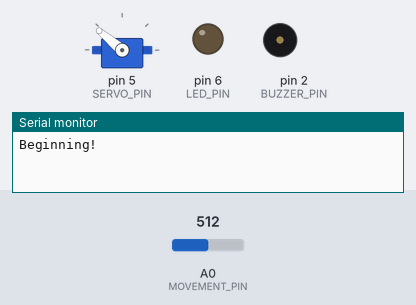
The program below on a simulated Arduino Nano, built with avr-gcc and run on an emulated ATmega328P. Parts: servo, output pins drawn as LEDs (lit = HIGH), buzzer (waves = sounding, pin HIGH), the last lines printed to the serial monitor. Inputs (shaded band) come from the test bench; at power-on: A0 (MOVEMENT_PIN) = 512. Random numbers use the default seed unless the program sets one.

Above: at 1.2 s.
1.3 s: A0 (MOVEMENT_PIN) set to 170
At 1.55 s:
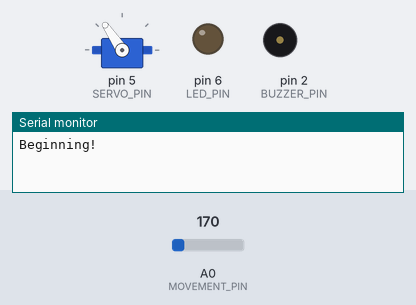
4.3 s: A0 (MOVEMENT_PIN) set to 192
At 5.47 s:
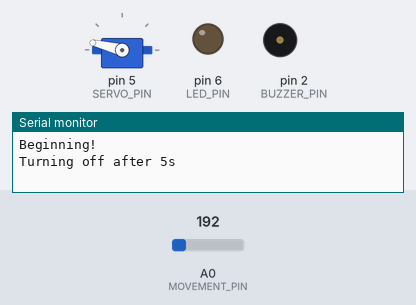
7.3 s: A0 (MOVEMENT_PIN) set to 212
At 8.48 s:
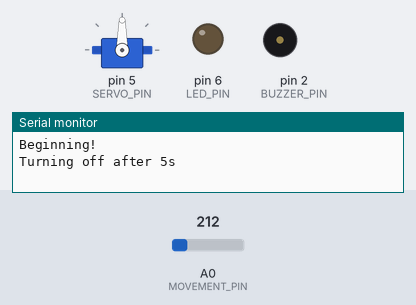
Timing chart, 0 to 16.3 s (numbered marks = the images above; inputs shaded):
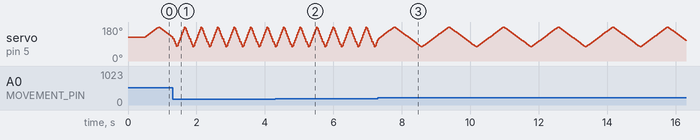

Measured:
- the behaviour switches between 199 and 200 on A0 (MOVEMENT_PIN) (found by bisection; images 2 and 3)

The program:

main.cpp
```cpp
#include <Arduino.h>

#include <Servo.h>

#define MOVEMENT_PIN A0
#define SERVO_PIN 5
#define LED_PIN 6
#define BUZZER_PIN 2

#define MIN_SERVO_ANGLE 75
#define MAX_SERVO_ANGLE 180
#define START_SERVO_ANGLE ((MAX_SERVO_ANGLE + MIN_SERVO_ANGLE) / 2)

#define AUTO_ON_AFTER_WAIT true

class MovementBuzzer {
public:
  void Trigger(long currentTime) {
    // Don't trigger too often.
    if (currentTime - buzzerOnTime < 500) {
      return;
    }

    buzzerOnTime = currentTime;
    buzzerOn = true;
  }
  void Tick(long currentTime) {
    if (!buzzerOn) {
      digitalWrite(BUZZER_PIN, LOW);

      return;
    }

    digitalWrite(BUZZER_PIN, HIGH);

    if (currentTime - buzzerOnTime > 50) {
      buzzerOn = false;
    }
  }

private:
  long buzzerOnTime;
  bool buzzerOn = false;
};

class Movement {
public:
  bool IsDown(long currentTime) {
    const auto isDown = analogRead(MOVEMENT_PIN) < 200;
    if (isDown) {
      lastDown = currentTime;
    }

    return isDown;
  }

  long lastDown = 0;
};

Movement movement;

class Motor {
public:
  void Init() {
    servo.attach(SERVO_PIN);
    servo.write(START_SERVO_ANGLE);
  }

  void Tick(long currentTime) {

    SetState(currentTime);

    if (currentTime - timeOutStart < 500) {
      return;
    }

    isTimedOut = false;

    if (!IsOn()) {
      return;
    }

    static long lastMove = 0;
    if (currentTime - lastMove < 15) {
      return;
    }

    lastMove = currentTime;

    if (goingUp) {
      angle += angleIncrement;
    } else {
      angle -= angleIncrement;
    }

    if (angle > MAX_SERVO_ANGLE) {
      angle = MAX_SERVO_ANGLE;
      goingUp = false;
    } else if (angle < MIN_SERVO_ANGLE) {
      angle = MIN_SERVO_ANGLE;
      goingUp = true;
    }

    servo.write(angle);
  }

  void TurnOn(long currentTime) {
    shouldMove = true;
    turnOnTime = currentTime;
    onDuration = random(25000, 30000);
  }

  void TurnOff(long currentTime) {
    shouldMove = false;
    turnOffTime = currentTime;
  }

  bool IsOn() const { return shouldMove; }

  void Timeout(long currentTime) {
    isTimedOut = true;
    timeOutStart = currentTime;
  }

  long turnOnTime = 0;

  bool isTimedOut = false;

private:
  void SetState(long currentTime) {
    const auto isDown = movement.IsDown(currentTime);

    if (!IsOn() && isDown) {
      TurnOn(currentTime);
      return;
    }

    if (IsOn() && isDown) {
      //    Timeout(currentTime);
      angleIncrement = 7;
    }

    if (IsOn() && !isDown) {
      angleIncrement = 2;
    }

    // Go to standby after 30s.
    if (currentTime - movement.lastDown > 300000) {
      TurnOff(currentTime);
      return;
    }

    // Turn off after certain time.
    if (IsOn() && (currentTime - turnOnTime > onDuration)) {
      Serial.println("Turning off after " + String(onDuration / 1000) + "s");
      TurnOff(currentTime);
      return;
    }

    // Turn on again after a while.
    if (AUTO_ON_AFTER_WAIT && !IsOn() && (currentTime - turnOffTime > 20000)) {
      Serial.println("Turning on again after 20s");
      TurnOn(currentTime);
    }
  }

  long onDuration = 5000;

  long turnOffTime = 0;
  bool shouldMove = true;

  bool goingUp = true;
  int angle = START_SERVO_ANGLE;

  long timeOutStart = 0;

  int angleIncrement = 1;

  Servo servo;
};

Motor motor;
MovementBuzzer buzzer;

// void HandleMotor(long currentTime) {
//   const bool movementDetected = analogRead(MOVEMENT_PIN) > 500;

//   if (movementDetected) {
//     buzzer.Trigger(currentTime);
//   }

//   if (!motor.isTimedOut && motor.IsOn() &&
//       currentTime - motor.turnOnTime > 1000) {
//     if (movementDetected) {
//       Serial.println("Timing out");
//       motor.Timeout(currentTime);
//     }
//   }

//   if (!movementDetected) {
//     return;
//   }

//   // Only turn on motor when it's off.
//   if (motor.IsOn()) {
//     return;
//   }

//   motor.TurnOn(currentTime);
// }

void setup() {
  Serial.begin(115200);
  motor.Init();

  pinMode(LED_PIN, OUTPUT);
  pinMode(BUZZER_PIN, OUTPUT);
  pinMode(MOVEMENT_PIN, INPUT_PULLUP);

  Serial.println("Beginning!");
}

void loop() {
  const auto currentTime = millis();

  // HandleMotor(currentTime);

  motor.Tick(currentTime);

  // Don't use buzzer for now.
  // buzzer.Tick(currentTime);

  digitalWrite(LED_BUILTIN, motor.isTimedOut);
}
```
